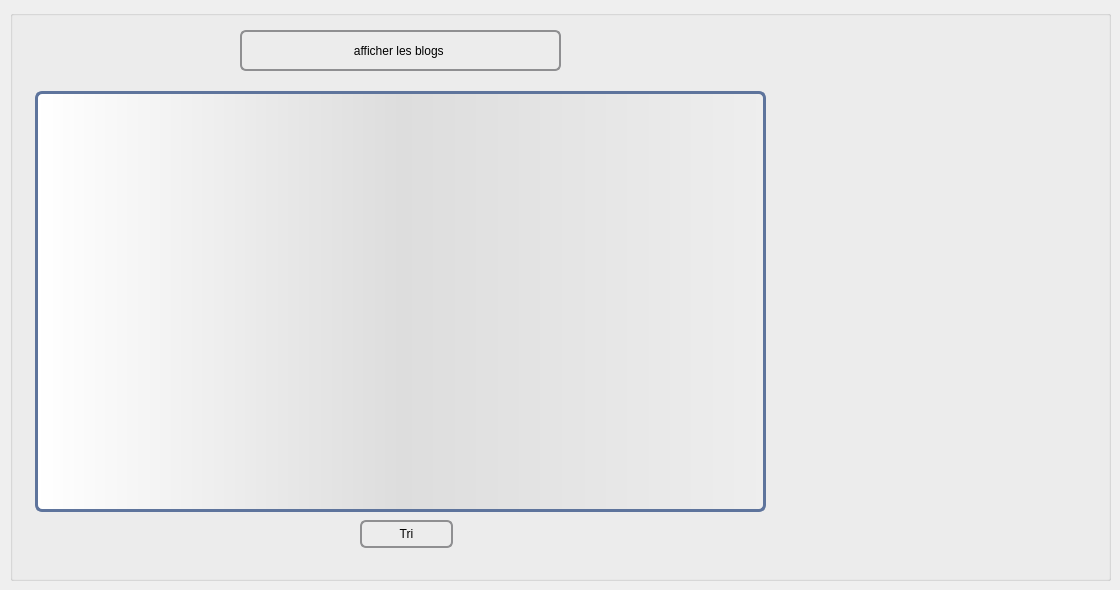
      <widget class="QWidget" name="tab_28">
       <attribute name="title">
        <string>afficher blog </string>
       </attribute>
       <widget class="QGroupBox" name="groupBox_31">
        <property name="geometry">
         <rect>
          <x>10</x>
          <y>10</y>
          <width>1101</width>
          <height>571</height>
         </rect>
        </property>
        <property name="styleSheet">
         <string notr="true">QGroupBox {
    background-color: qlineargradient(x1: 0, y1: 0, x2: 0, y2: 1,
                                      stop: 0 #E0E0E0, stop: 1 #FFFFFF);
    border: 2px solid gray;
    border-radius: 5px;
    margin-top: 1ex; /* leave space at the top for the title */
}

QGroupBox::title {
    subcontrol-origin: margin;
    subcontrol-position: top center; /* position at the top center */
    padding: 0 3px;
    background-color: qlineargradient(x1: 0, y1: 0, x2: 0, y2: 1,
                                      stop: 0 #FF0ECE, stop: 1 #FFFFFF);
}font: 25 8pt &quot;Footlight MT Light&quot;;</string>
        </property>
        <property name="title">
         <string/>
        </property>
        <widget class="QPushButton" name="afficher_blog">
         <property name="geometry">
          <rect>
           <x>230</x>
           <y>20</y>
           <width>321</width>
           <height>41</height>
          </rect>
         </property>
         <property name="styleSheet">
          <string notr="true">QPushButton {
    border: 2px solid #8f8f91;
    border-radius: 6px;
    background-color: qlineargradient(x1: 0, y1: 0, x2: 0, y2: 1,
                                      stop: 0 #f6f7fa, stop: 1 #dadbde);
    min-width: 80px;
}

QPushButton:pressed {
    background-color: qlineargradient(x1: 0, y1: 0, x2: 0, y2: 1,
                                      stop: 0 #dadbde, stop: 1 #f6f7fa);
}

QPushButton:flat {
    border: none; /* no border for a flat push button */
}

QPushButton:default {
    border-color: navy; /* make the default button prominent */
}</string>
         </property>
         <property name="text">
          <string>afficher les blogs </string>
         </property>
        </widget>
        <widget class="QTableView" name="afficher_blog_2">
         <property name="geometry">
          <rect>
           <x>25</x>
           <y>81</y>
           <width>731</width>
           <height>421</height>
          </rect>
         </property>
         <property name="styleSheet">
          <string notr="true">QTableView {border: 3px solid #5E749C;text-align: top;padding: 4px;border-radius: 7px;border-bottom-left-radius: 7px;background: QLinearGradient( x1: 0, y1: 0, x2: 1, y2: 0,stop: 0 #fff, stop: 1 #eee,stop: 0.5 #ddd,stop: 1 #eee );width: 15px;}
border-color: rgb(255, 185, 254);
QTableView::item:focus{selection-background-color: yellow;}


 QScrollBar{
         background: QLinearGradient( x1: 0, y1: 0, x2: 1, y2: 0,stop: 0 #fff, stop: 1 #eee,stop: 0.5 #ddd,stop: 1 #eee );
 }

 QScrollBar:vertical {
     border: 3px solid #5E749C;
     padding: 4px;
     border-radius: 7px;
     border-bottom-left-radius: 7px;
     background: QLinearGradient( x1: 0, y1: 0, x2: 1, y2: 0,stop: 0 #fff, stop: 1 #eee,stop: 0.5 #ddd,stop: 1 #eee );
     width: 45px;
     margin: 48px 0 48px 0;
 }

 QScrollBar::handle:vertical {
     background: pink;
     border: 3px solid #5E749C;
     padding: 0px;
     border-radius: 7px;
     border-bottom-left-radius: 7px;
     min-height: 40px;
 }
 QScrollBar::add-line:vertical {
     background: dark blue;
     border: 3px solid #5E749C;
     padding: 0px;
     border-radius: 7px;
     border-bottom-left-radius: 7px;
     height: 40px;
     subcontrol-position: bottom;
     subcontrol-origin: margin;
 }

 QScrollBar::sub-line:vertical {
     background: pink;
     border: 3px solid #5E749C;
     padding: 0px;
     border-radius: 7px;
     border-bottom-left-radius: 7px;
     height: 40px;
     subcontrol-position: top;
     subcontrol-origin: margin;
 }
 QScrollBar::up-arrow:vertical, QScrollBar::down-arrow:vertical {
     border: 2px pink;
     width: 3px;
     height: 3px;
     background: white;
 }

 QScrollBar::add-page:vertical, QScrollBar::sub-page:vertical {
     background: none;
 }</string>
         </property>
        </widget>
        <widget class="QLabel" name="label_148">
         <property name="geometry">
          <rect>
           <x>790</x>
           <y>210</y>
           <width>201</width>
           <height>131</height>
          </rect>
         </property>
         <property name="styleSheet">
          <string notr="true">image: url(:/couv.jpg);</string>
         </property>
         <property name="text">
          <string/>
         </property>
        </widget>
        <widget class="QLabel" name="label_149">
         <property name="geometry">
          <rect>
           <x>880</x>
           <y>350</y>
           <width>121</width>
           <height>141</height>
          </rect>
         </property>
         <property name="styleSheet">
          <string notr="true">image: url(:/chev4.jpg);</string>
         </property>
         <property name="text">
          <string/>
         </property>
        </widget>
        <widget class="QLabel" name="label_150">
         <property name="geometry">
          <rect>
           <x>770</x>
           <y>80</y>
           <width>251</width>
           <height>121</height>
          </rect>
         </property>
         <property name="styleSheet">
          <string notr="true">image: url(:/chev3.jpg);</string>
         </property>
         <property name="text">
          <string/>
         </property>
        </widget>
        <widget class="QLabel" name="label_151">
         <property name="geometry">
          <rect>
           <x>750</x>
           <y>350</y>
           <width>181</width>
           <height>141</height>
          </rect>
         </property>
         <property name="styleSheet">
          <string notr="true">image: url(:/chev2.jpg);</string>
         </property>
         <property name="text">
          <string/>
         </property>
        </widget>
        <widget class="QPushButton" name="pushButton_TriBlog">
         <property name="geometry">
          <rect>
           <x>350</x>
           <y>510</y>
           <width>93</width>
           <height>28</height>
          </rect>
         </property>
         <property name="styleSheet">
          <string notr="true">QPushButton {
    border: 2px solid #8f8f91;
    border-radius: 6px;
    background-color: qlineargradient(x1: 0, y1: 0, x2: 0, y2: 1,
                                      stop: 0 #f6f7fa, stop: 1 #dadbde);
    min-width: 80px;
}

QPushButton:pressed {
    background-color: qlineargradient(x1: 0, y1: 0, x2: 0, y2: 1,
                                      stop: 0 #dadbde, stop: 1 #f6f7fa);
}

QPushButton:flat {
    border: none; /* no border for a flat push button */
}

QPushButton:default {
    border-color: navy; /* make the default button prominent */
}</string>
         </property>
         <property name="text">
          <string>Tri</string>
         </property>
         <property name="icon">
          <iconset resource="imagee.qrc">
           <normaloff>:/tri.png</normaloff>:/tri.png</iconset>
         </property>
        </widget>
       </widget>
      </widget>
